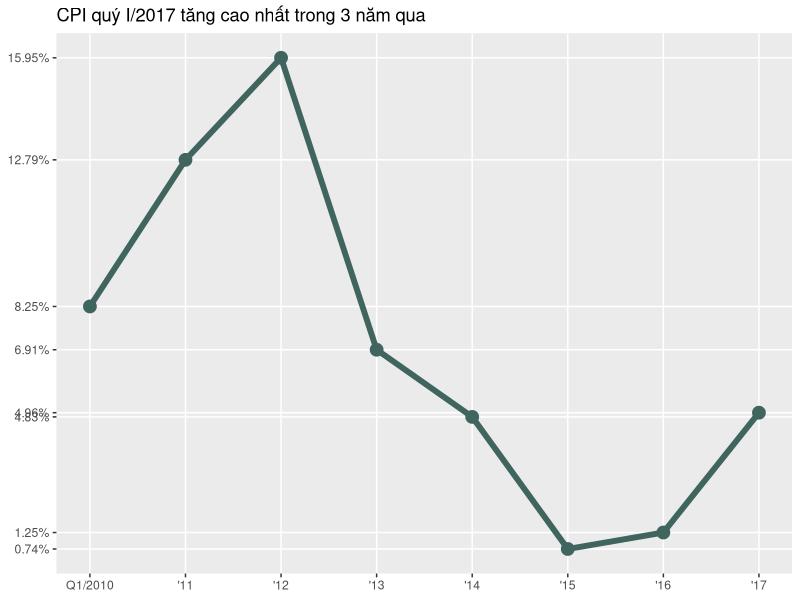
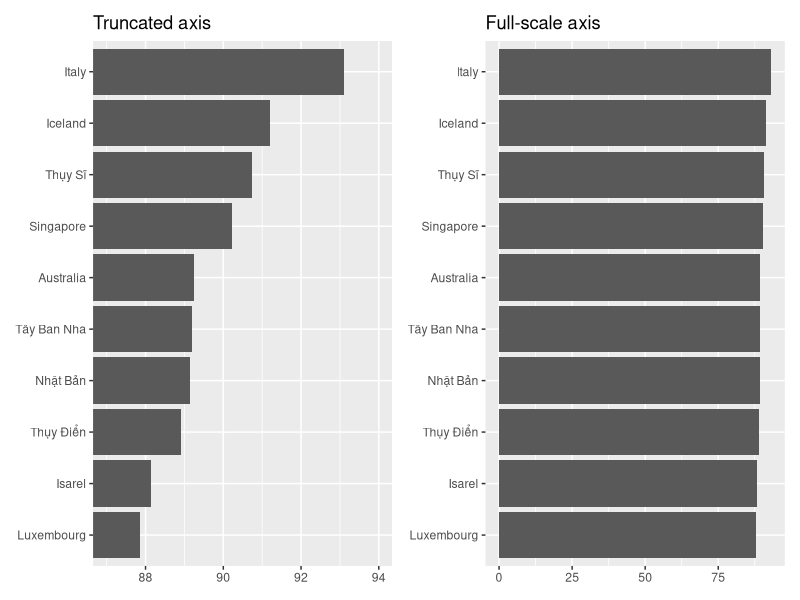
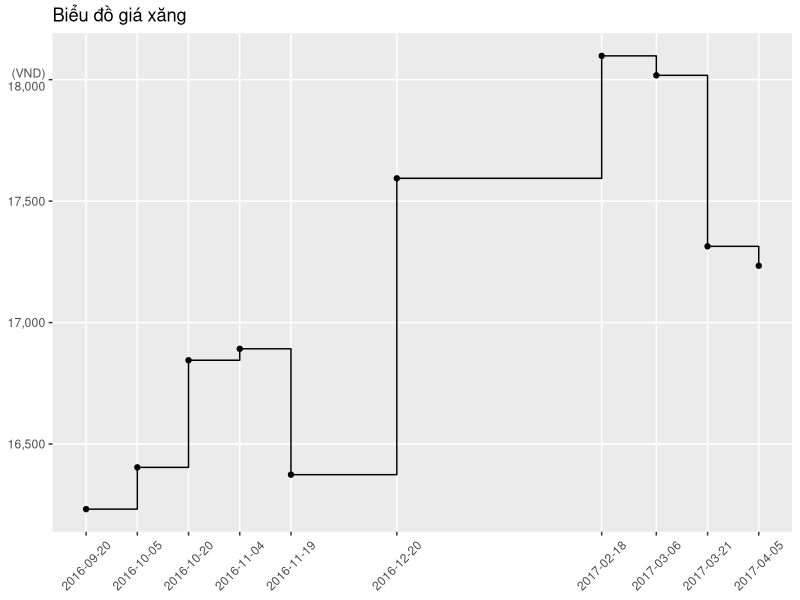
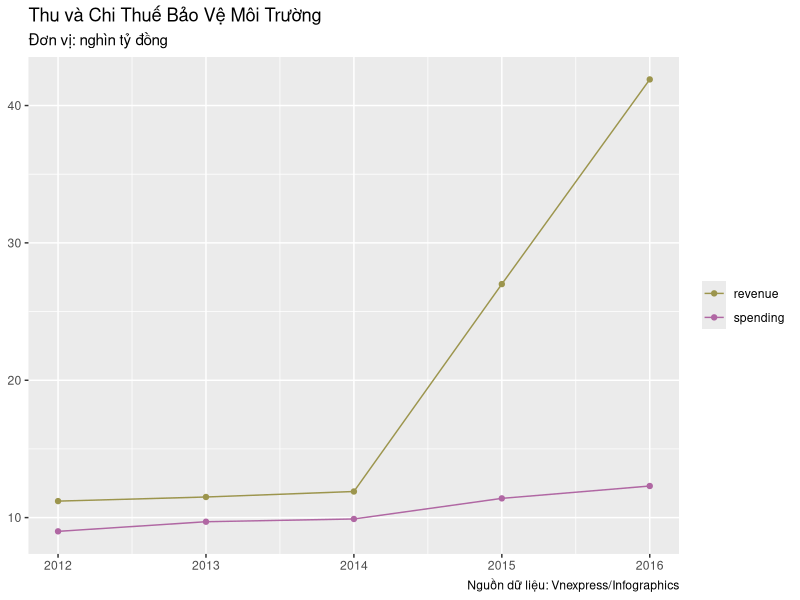

The R source for these figures, in order:

library(tidyr)
library(dplyr)
library(ggplot2)
library(patchwork)



# CPI ---------------------------------------------------------------------

cpi <- data.frame(
    year = 2010:2017,
    cpi = c(8.25, 12.79, 15.95, 6.91, 4.83, 0.74, 1.25, 4.96)
)

ggplot(cpi, aes(year, cpi)) +
    geom_line(size = 2, color = "#40655e") +
    geom_point(size = 4, color = "#40655e") +
    labs(title = "CPI quý I/2017 tăng cao nhất trong 3 năm qua") +
    scale_x_continuous(name = NULL,
                       breaks = 2010:2017,
                       labels = c("Q1/2010", paste0("'", 11:17))) +
    scale_y_continuous(name = NULL,
                       breaks = cpi$cpi,
                       labels = paste0(cpi$cpi, "%")) +
    theme(panel.grid.minor.y = element_blank(),
          panel.grid.minor.x = element_blank())


# Health index ------------------------------------------------------------

health_index <- data.frame(
    country = c("Italy", "Iceland", "Thụy Sĩ", "Singapore", "Australia",
                "Tây Ban Nha", "Nhật Bản", "Thụy Điển", "Isarel", "Luxembourg"),
    score = c(93.11, 91.21, 90.75, 90.23, 89.24, 89.19, 89.15, 88.92, 88.14, 87.87),
    stringsAsFactors = FALSE
)

health_index <- health_index %>%
    mutate(country = forcats::fct_reorder(country, score))

ggplot(health_index,
       aes(country, score)) +
    geom_col() +
    labs(x = NULL, y = NULL,
         title = "Truncated axis") +
    coord_flip(ylim = c(87, 94)) -> none_zero_baseline

ggplot(health_index,
       aes(country, score)) +
    geom_col() +
    labs(x = NULL, y = NULL,
         title = "Full-scale axis") +
    coord_flip() -> zero_baseline

none_zero_baseline + zero_baseline


# Gasoline price --------------------------------------------------------------

gasoline_price <- data.frame(
    date = c("2016-09-20", "2016-10-05", "2016-10-20", "2016-11-04", "2016-11-19",
             "2016-12-20", "2017-02-18", "2017-03-06", "2017-03-21", "2017-04-05"),
    price = c(16232, 16404, 16845, 16892, 16374, 17594, 18098, 18018, 17314, 17234),
    stringsAsFactors = FALSE
)

gasoline_price$date <- as.Date(gasoline_price$date)

ggplot(gasoline_price, aes(date, price)) +
    geom_point() +
    geom_step() +
    labs(title = "Biểu đồ giá xăng") +
    scale_x_date(name = NULL,
                 breaks = gasoline_price$date) +
    scale_y_continuous(name = NULL,
                       breaks = seq(16500, 18000, 500),
                       labels = c("16,500", "17,000", "17,500", "(VND)\n18,000")) +
    theme(axis.text.x = element_text(angle = 45, vjust = 0.5),
          panel.grid.minor = element_blank())


# Lie factor --------------------------------------------------------------

env_tax <- data.frame(
    year = 2012:2016,
    revenue = c(11.2, 11.5, 11.9, 27, 41.9),
    spending = c(9, 9.7, 9.9, 11.4, 12.3)
)

env_tax <- env_tax %>%
    gather(type, amount, -year)

ggplot(env_tax, aes(year, amount, color = type)) +
    geom_line() +
    geom_point() +
    labs(x = NULL, y = NULL,
         title = "Thu và Chi Thuế Bảo Vệ Môi Trường",
         subtitle = "Đơn vị: nghìn tỷ đồng",
         caption = "Nguồn dữ liệu: Vnexpress/Infographics") +
    scale_color_manual(name = NULL, values = c("#9c954d", "#b067a3"))


# GII Index ---------------------------------------------------------------


